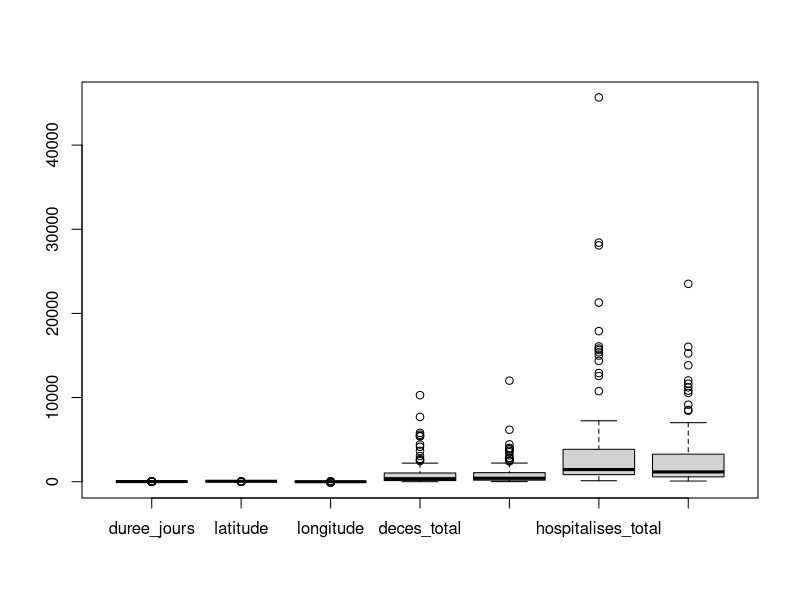
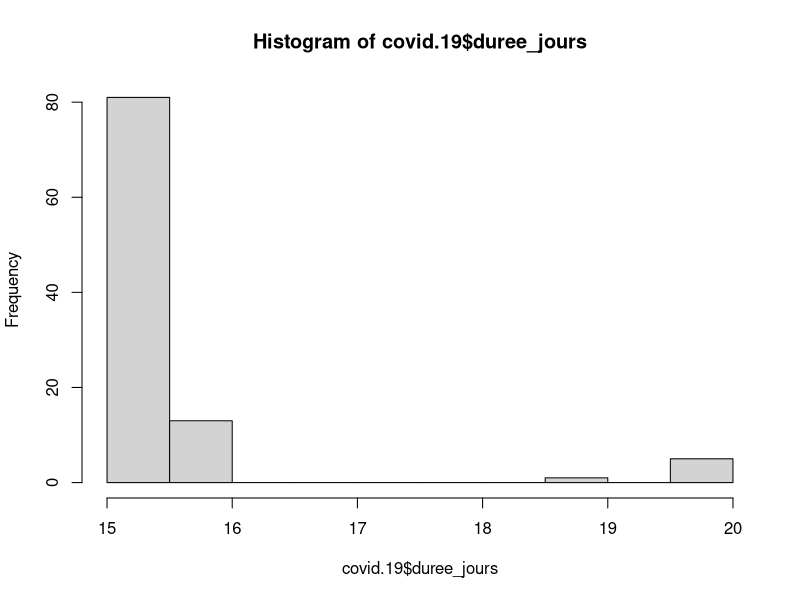
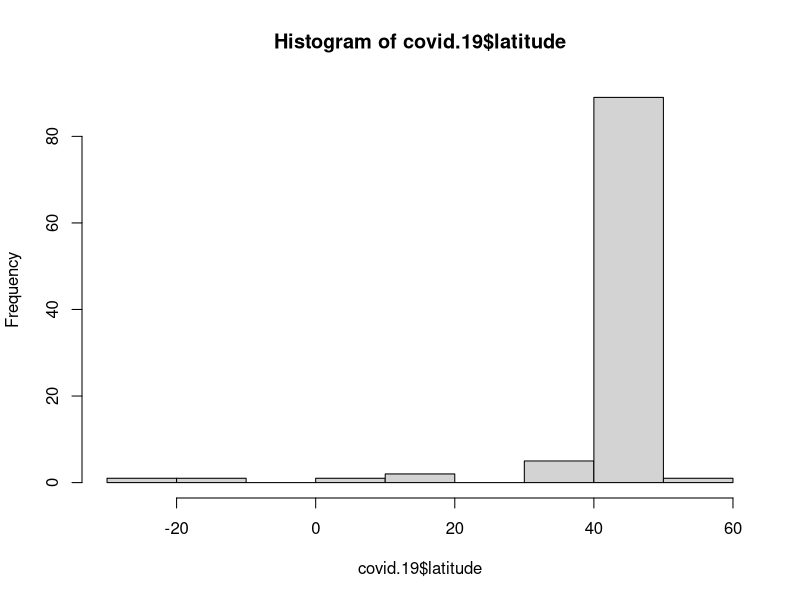
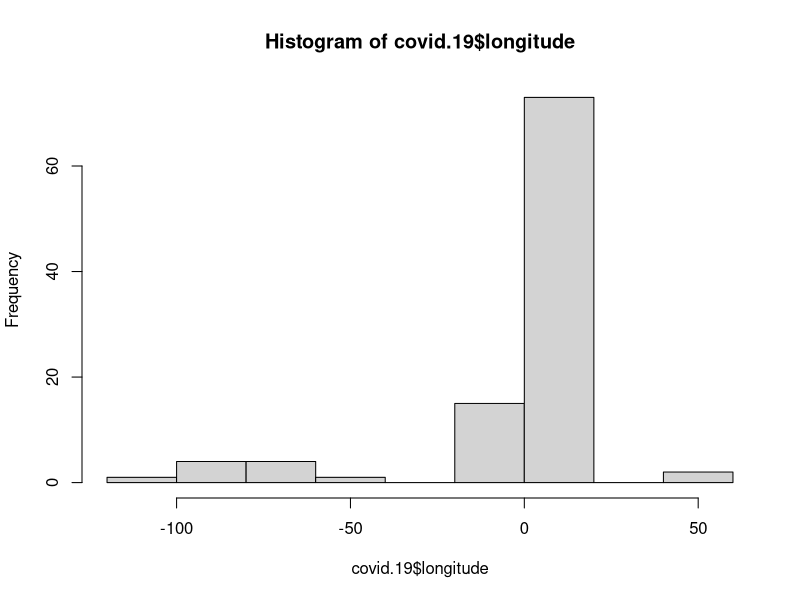
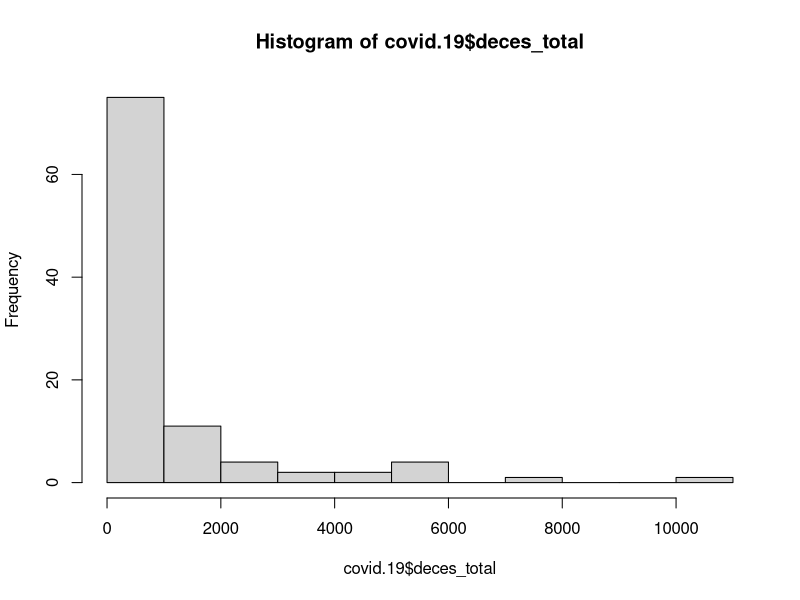
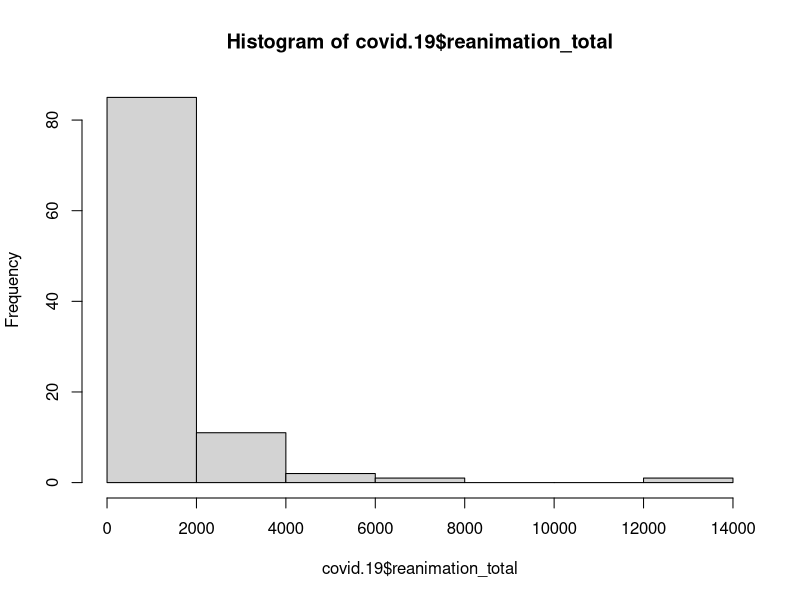
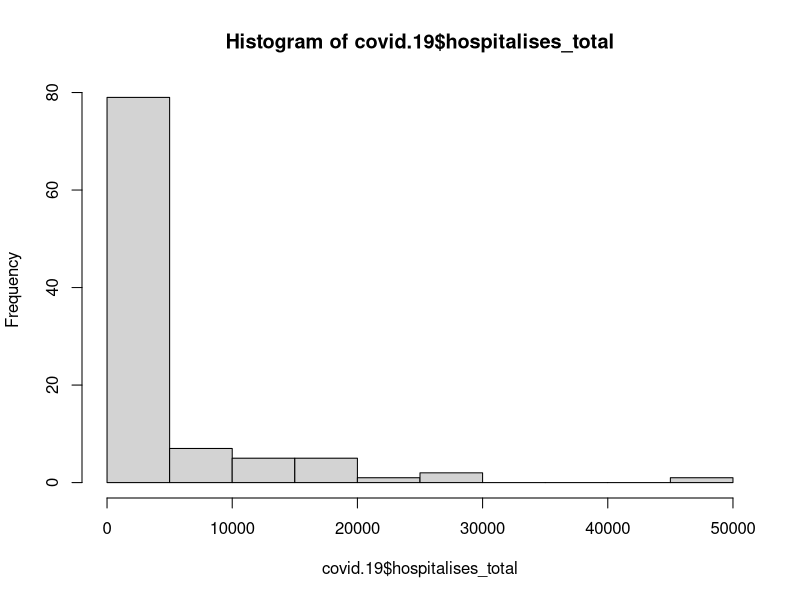
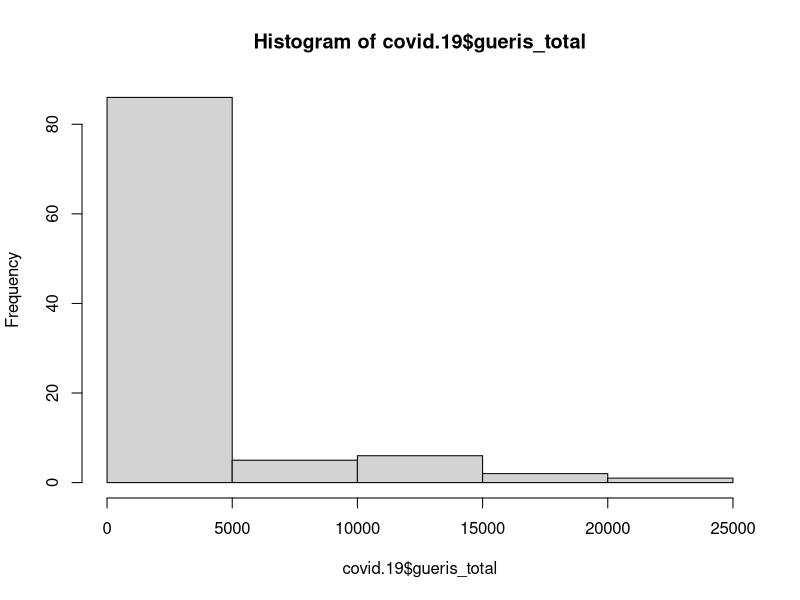

R code for these plots, in order:
## ---- chunk 1
covid.19=read.csv("donnees_covid.csv", sep = ";")
## ---- chunk 2
# Dataframe contenant les donnéés avec 8 variables 
#maille_nom : nom des provinces françaises
#
## ---- chunk 3
dim(covid.19)
## ---- chunk 4
names(covid.19)
## ---- chunk 5
typeof(covid.19)
## ---- chunk 6
summary(covid.19)
## ---- chunk 7
apply (covid.19[,-1],2,sd)
## ---- chunk 8
boxplot(covid.19[,-1])
## ---- chunk 9
hist(covid.19$duree_jours)
hist(covid.19$latitude)
hist(covid.19$longitude)
hist(covid.19$deces_total)
hist(covid.19$reanimation_total)
hist(covid.19$hospitalises_total)
hist(covid.19$gueris_total)
